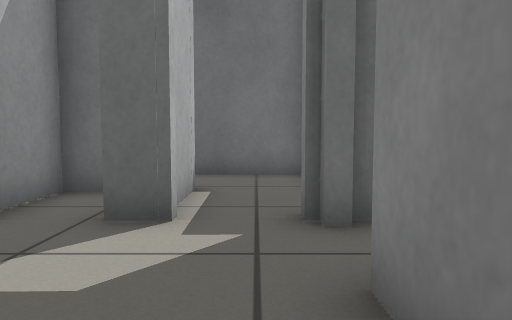
View 1 (above)

22 first-person views from a walk through a world built for the Gazebo simulator. The camera is 0.5 m above the floor, tilts 4° down and sees 70° across. The floor is counted in squares, 0.5 m on a side. Each view is taken from the middle of a square. On the plan, view 1 faces up. The plan holds only what a view shows up to about 13 squares ahead; the rest is blank. Robots are left out. Simple shapes stand in for some stock models.

View 2
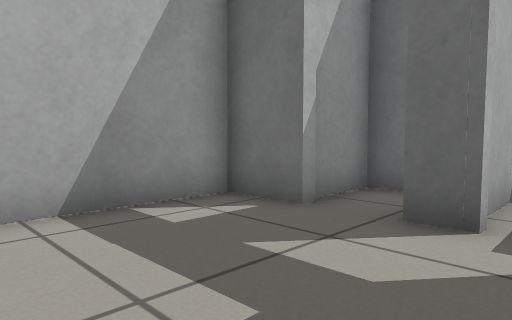

View 3
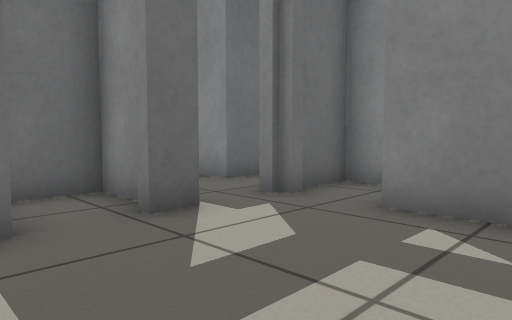

View 4
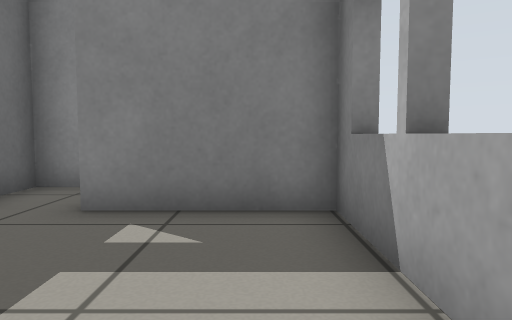

View 5
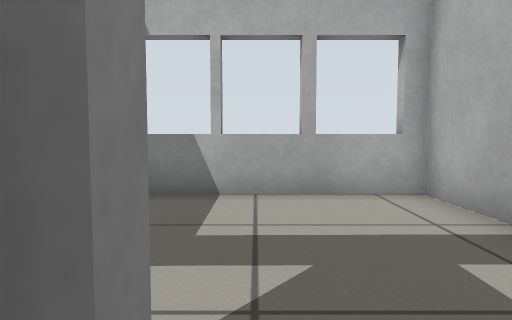

View 6
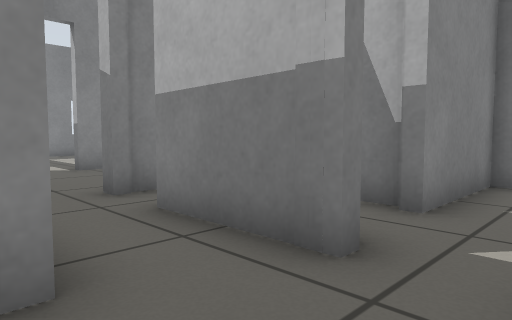

View 7
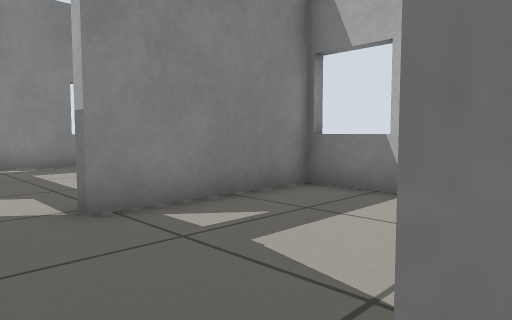

View 8
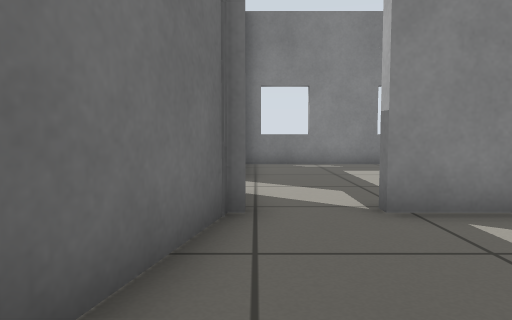

View 9
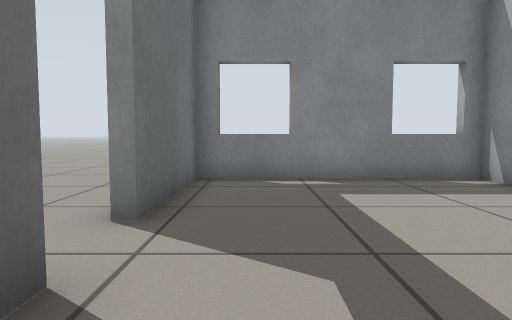

View 10
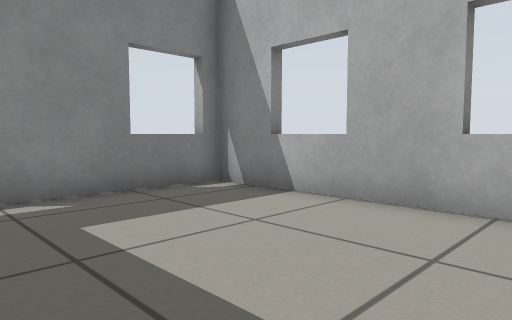

View 11
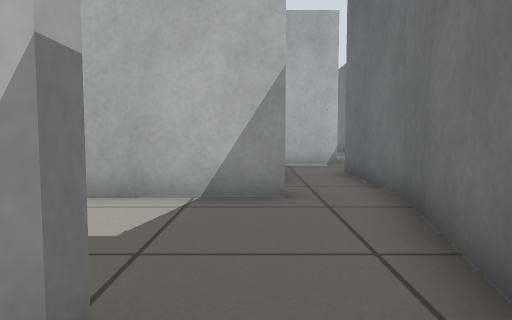

View 12
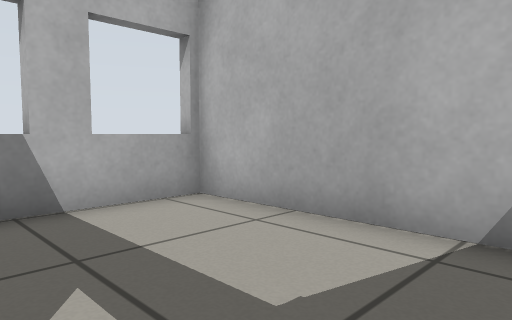

View 13
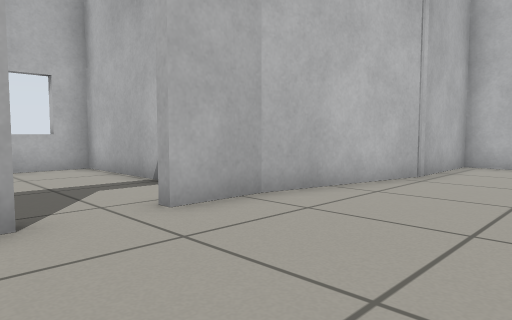

View 14
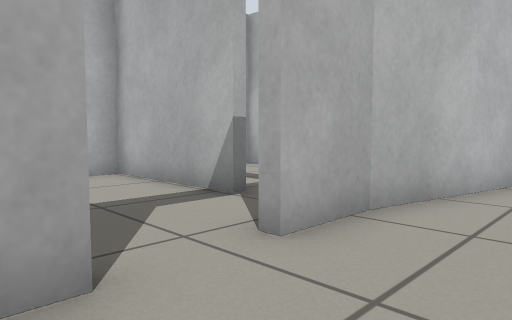

View 15
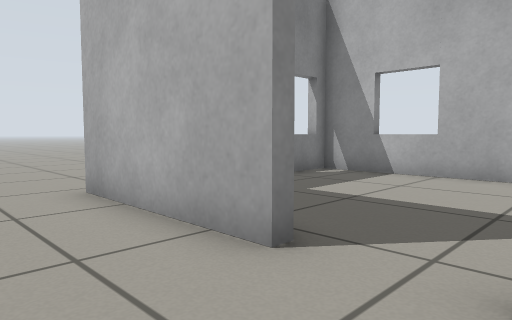

View 16
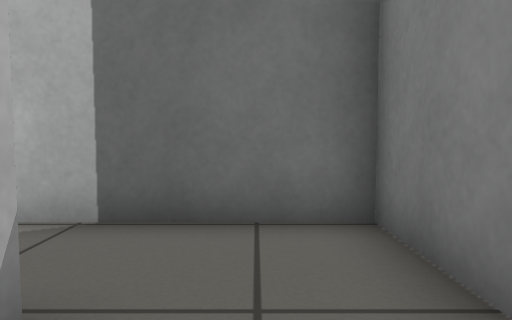

View 17
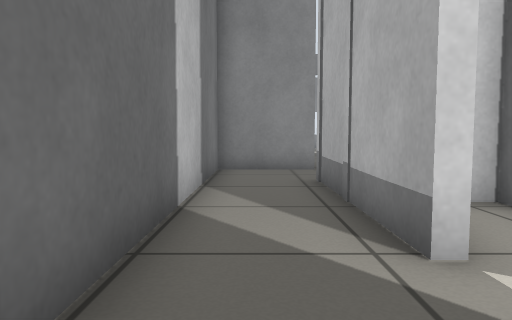

View 18
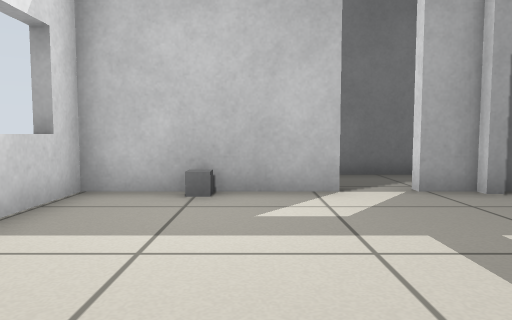

View 19
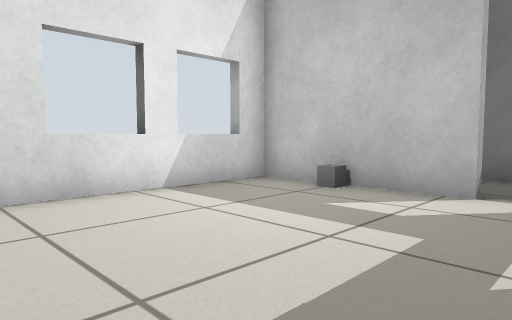

View 20
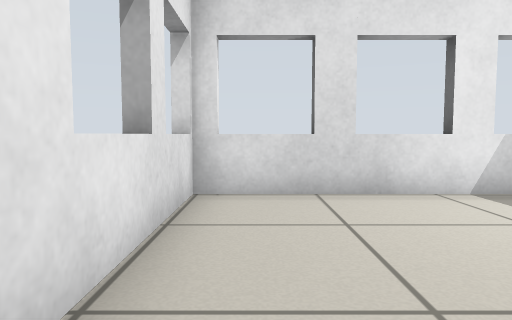

View 21
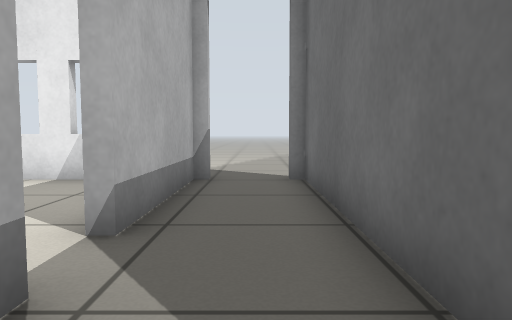

View 22
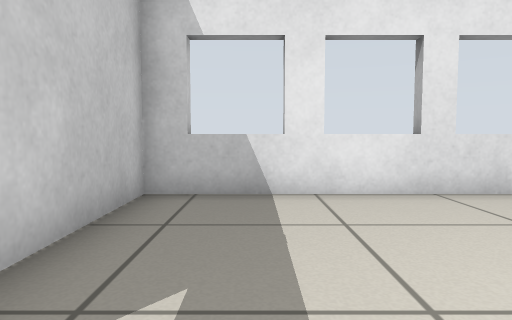

### Floor plan
Points are (right, up) in squares from view 1. A wall is a line through its corners. A room is listed if a view was taken in it or the views show most of it. See-through windows are left out.
Room 1 (views 1, 2, 3, 4)
walls: (-1.1, 4.1) (-1.7, 4.1); (-3.1, 4.1) (-4.8, 4.1) (-4.8, -1.1) (0.7, -1.1) (0.7, 2.3)
ways out: open door at (-0.7, 3.8) to room 2
Room 2 (view 5)
walls: (-1.4, 5) (-1.4, 6.3) (-3.4, 6.3) (-3.4, 4.6)
ways out: open door at (-0.7, 3.8) to room 1
Room 3 (views 6, 17, 21)
walls: (-6.3, 6.6) (-1.1, 6.6) (-1.1, 5.6); (1.4, 6.3) (1.3, 9.1) (-12.1, 9.1); (-12.1, 7) (-12.1, 6.6) (-7.5, 6.6)
ways out: opening at (0, 6) to room 4; open door at (-12, 7.5) to room 6; open door at (-7, 6.5) to room 7; open door at (-5, 5.5) to room 7
Room 4 (views 7, 8, 9, 12, 16)
walls: (4.9, 4.4) (5.2, 4.4) (5.3, -1.1) (9.6, -1.1) (9.6, 3.3); (5.3, 6.3) (1.4, 6.3); (9.6, 5.4) (5.1, 6.4); (0.5, 4.4) (3.5, 4.4); (-1.1, 5.6) (-1.1, 4.1)
ways out: opening at (0, 6) to room 3; open door at (10, 4.5) to room 6; open door at (4, 4)
Room 5 (views 10, 11)
walls: (9.9, 3.3) (9.9, -1.1) (17.2, -1.1) (17.2, 5.3) (13.1, 5.4)
low walls: (11.3, 5.4) (10.9, 5.4)
ways out: open door at (12.5, 5.5) to room 6
Room 6 (views 13, 14, 15)
walls: (4.9, 6.7) (9.6, 5.7); (9.5, 5.7) (11.3, 5.7); (1.7, 7.8) (1.7, 6.6) (5.4, 6.6); (13.1, 5.7) (17.5, 5.7)
ways out: open door at (-12, 7.5) to room 3; open door at (10, 4.5) to room 4; open door at (12.5, 5.5) to room 5
Room 7 (views 18, 19, 20, 22)
walls: (-7.5, 6.3) (-12.1, 6.3) (-12.1, -1.4); (-5.1, 6.3) (-6.2, 6.3); (-12.1, -1.1) (-5.1, -1.1) (-5.1, 2.4)
ways out: open door at (-7, 6.5) to room 3; open door at (-5, 5.5) to room 3
Room 8 (no view inside)
walls: (2.9, 3.2) (2.9, 4.1) (1, 4.1); (1.1, 2) (1.8, 2.1)

Where each view was taken, in squares from view 1:
view 1: 0 up, 0 right, facing up
view 2: 0 up, 0 right, facing up-left
view 3: 0 up, 4 left, facing up-right
view 4: 0 up, 4 left, facing right
view 5: 5 up, 2 left, facing down
view 6: 7 up, 1 left, facing down-right
view 7: 5 up, 5 right, facing down-right
view 8: 5 up, 5 right, facing right
view 9: 4 up, 9 right, facing right
view 10: 4 up, 11 right, facing down-right
view 11: 4 up, 11 right, facing left
view 12: 4 up, 9 right, facing down-left
view 13: 10 up, 14 right, facing down-left
view 14: 8 up, 14 right, facing down-left
view 15: 8 up, 11 right, facing down-right
view 16: 5 up, 0 right, facing up
view 17: 8 up, 9 left, facing right
view 18: 0 up, 9 left, facing up
view 19: 0 up, 6 left, facing up-left
view 20: 0 up, 6 left, facing left
view 21: 8 up, 4 left, facing left
view 22: 5 up, 7 left, facing down
